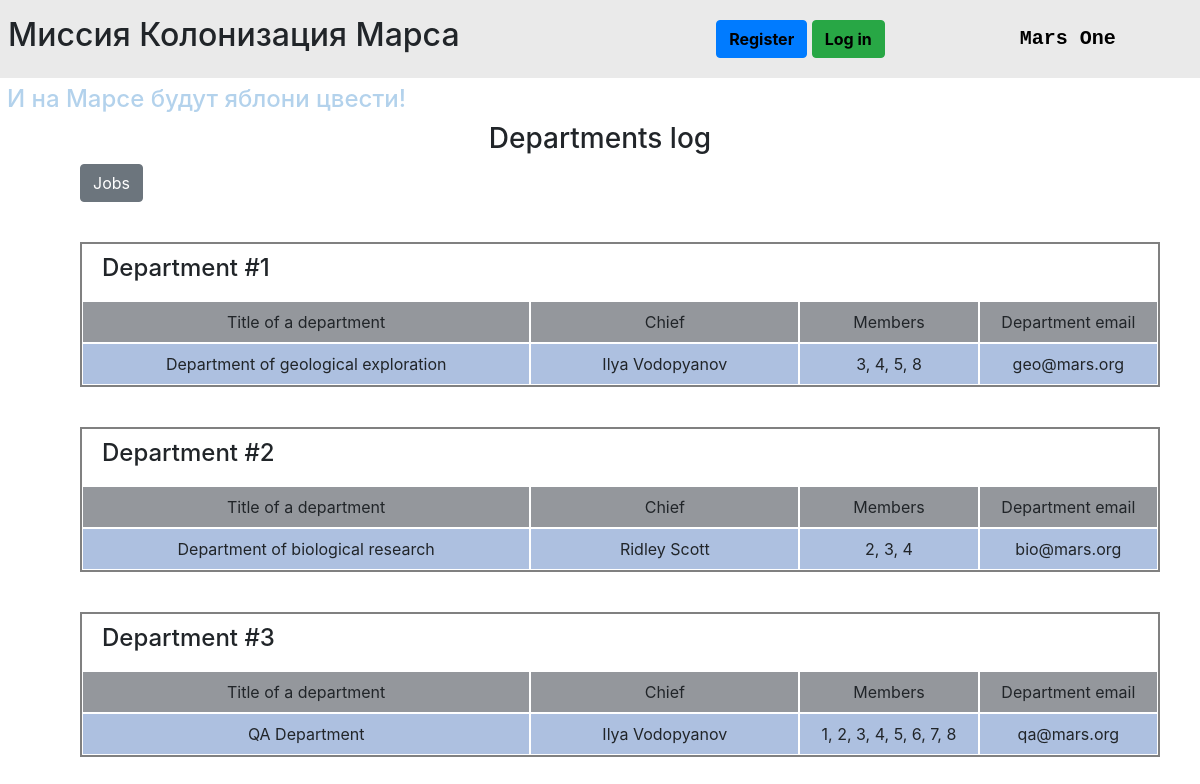
Before: /departments_list with the older database file.
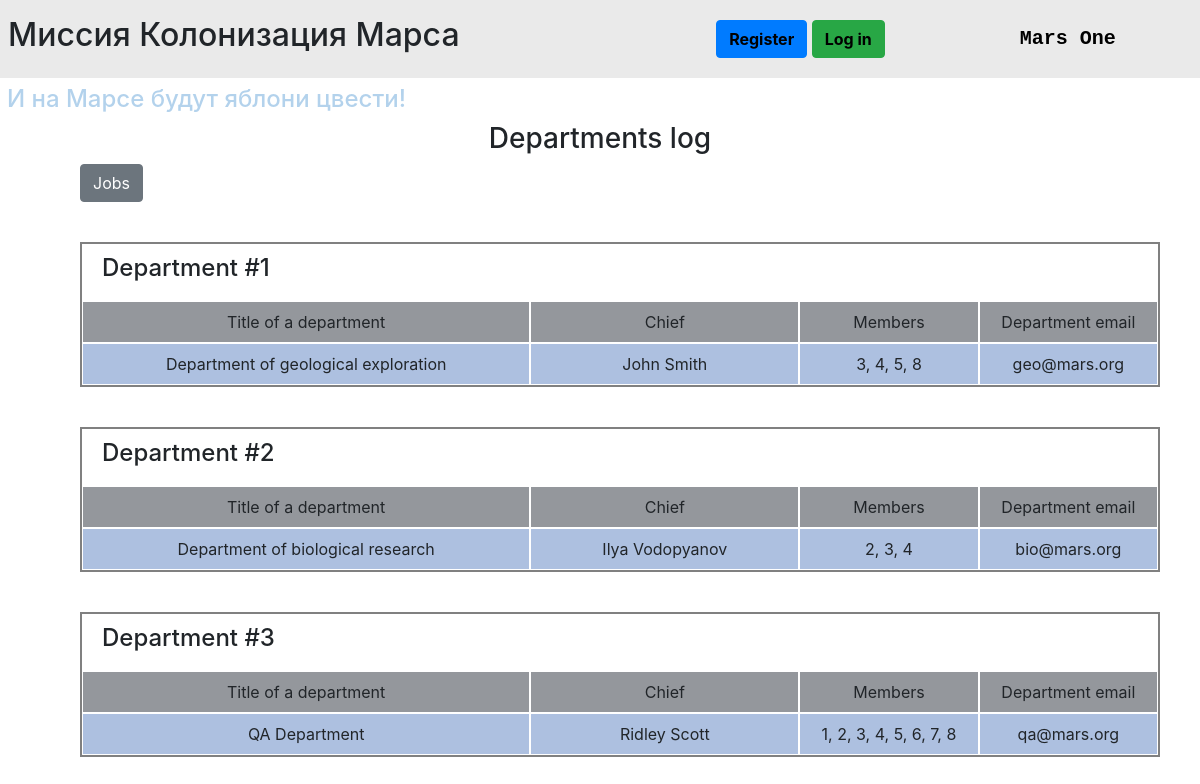
After: the same page with the newer database file.
### data/departments.py (models this page shows, shortened)
class Department(SqlAlchemyBase):
    __tablename__ = 'departments'
    id = sqlalchemy.Column(sqlalchemy.Integer,
                           primary_key=True, autoincrement=True)
    title = sqlalchemy.Column(sqlalchemy.String)
    chief = sqlalchemy.Column(sqlalchemy.Integer, sqlalchemy.ForeignKey("users.id"))
    members = sqlalchemy.Column(sqlalchemy.String)
    email = sqlalchemy.Column(sqlalchemy.String)
    user = orm.relation("User")

### data/users.py (models this page shows, shortened)
class User(SqlAlchemyBase, UserMixin):
    __tablename__ = 'users'
    id = sqlalchemy.Column(sqlalchemy.Integer,
                           primary_key=True, autoincrement=True)
    surname = sqlalchemy.Column(sqlalchemy.String, nullable=True)
    name = sqlalchemy.Column(sqlalchemy.String, nullable=True)
    age = sqlalchemy.Column(sqlalchemy.Integer, nullable=True)
    position = sqlalchemy.Column(sqlalchemy.String, nullable=True)
    speciality = sqlalchemy.Column(sqlalchemy.String, nullable=True)
    address = sqlalchemy.Column(sqlalchemy.String, nullable=True)
    email = sqlalchemy.Column(sqlalchemy.String,
                              unique=True, nullable=True)
    hashed_password = sqlalchemy.Column(sqlalchemy.String, nullable=True)
    modified_date = sqlalchemy.Column(sqlalchemy.DateTime,
                                      default=datetime.datetime.now)
    jobs = orm.relation("Jobs", back_populates='user')
    departments = orm.relation("Department", back_populates='user')

### main.py (the view)
@app.route("/departments_list")
def departments_list():
    session = db_session.create_session()
    all_departments = session.query(Department).all()
    return render_template("departments.html",
                           title="Departments log",
                           all_departments=all_departments)

### data/db_session.py (called while the page is built)
def create_session() -> Session:
    global __factory
    return __factory()

### templates/departments.html (shortened to what this page needs)
{% extends "base.html" %}
{% block content %}
<div class="container-fluid">
    <div class="row">
        <div class="col-12 text-center">
            <h3>{{title}}</h3>
        </div>
    </div>
    <div class="buttons">
        <a href="/" class="btn btn-secondary">Jobs</a>
    </div>
    {% for department in all_departments %}
    <div class="container-fluid item">
        <div class="row">
            <div class="col-12 action-title"><h4>Department #{{department.id}}</h4></div>
        </div>
        <div class="row">
            <div class="col-5 title">Title of a department</div>
            <div class="col-3 title">Chief</div>
            <div class="col-2 title">Members</div>
            <div class="col-2 title">Department email</div>
        </div>
        <div class="row">
            <div class="col-5 cell">{{department.title}}</div>
            <div class="col-3 cell">{{department.user.name + " " + department.user.surname}}</div>
            <div class="col-2 cell">{{department.members}}</div>
            <div class="col-2 cell">{{department.email}}</div>
        </div>
    </div>
    {% endfor %}
</div>
{% endblock %}

### templates/base.html (shortened to what this page needs)
<!DOCTYPE html>
<html lang="en">
<head>
    <link rel="stylesheet"
          href="https://stackpath.bootstrapcdn.com/bootstrap/4.4.1/css/bootstrap.min.css"
>
    <link rel="stylesheet" href="/static/css/style.css">
</head>
<body>
    <div class="row align-items-center mission">
        <h2 class="col-md-7 col-sm-6 mission-name">Миссия Колонизация Марса</h2>
        <p class="col-md-3 col-sm-3 mission-user">
            {% if current_user.is_authenticated %}
            <a class="alert-link" href="/logout" title="log out">{{ current_user.name + " " + current_user.surname }}</a>
            {% else %}
            <a href="/register" class="btn btn-primary">Register</a>
            <a href="/login" class="btn btn-success">Log in</a>
            {% endif %}
        </p>
        <a href="/" class="col-md-2 col-sm-3 mission-logo">Mars One</a>
    </div>
    <div class="slogan">
        <h4>И на Марсе будут яблони цвести!</h4>
    </div>
    <main role="main" class="container">
        {% block content %}{% endblock %}
    </main>
</body>
</html>

### static/css/style.css (style rules this page uses)
.title { background-color: #94979c; }
.cell { background-color: #adc0e0; }
.title, .cell { padding: 8px; border: 1px solid white; text-align: center; }
.item { margin: 40px 20px 10px 20px; border: 2px solid gray; }
.buttons { margin: 1px 1px 1px 20px; }
.action-title { padding: 10px 20px; }
.mission { background-color: #eaeaea; padding: 8px; }
.mission-logo { margin: 12px 0; font-family: monospace; font-size: 20px; font-weight: 600; color: black!important; cursor: pointer; text-decoration: none!important; }
.mission-user { margin: 12px 0; }
.mission-user a { color: black; font-weight: 700; }
.slogan { color: #b3d2ec; margin: 7px; }

Changed rows visible on the page:
changed Department "Department of geological exploration": user "Ilya Vodopyanov" → "John Smith"
changed through a linked row, Department "Department of biological research": user "Ridley Scott" → "Ilya Vodopyanov"
changed through a linked row, Department "QA Department": user "Ilya Vodopyanov" → "Ridley Scott"
